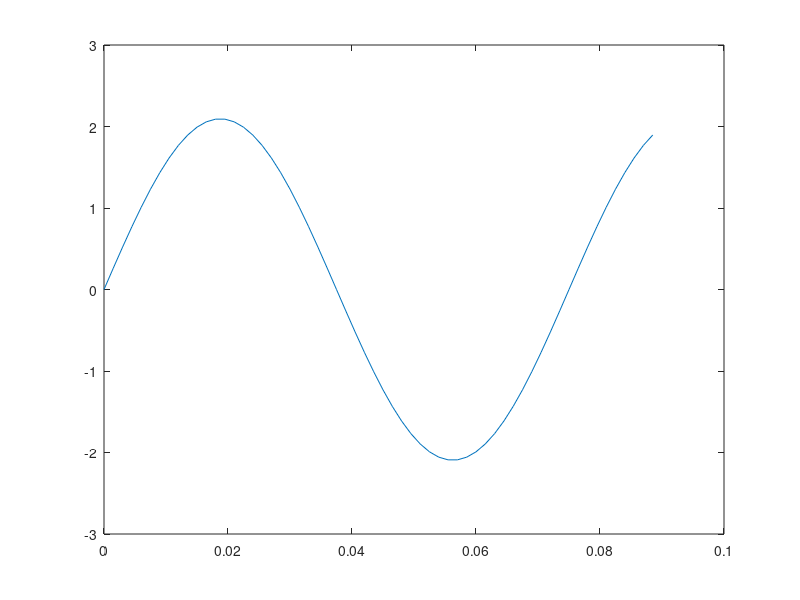

The MATLAB source for this figure:
pd_dt = 0.15; n = 100;

d = [1;1;1];
t_total = linspace(0,pd_dt,n+1); % cut one time period in N segments
t = t_total(1:60); % Only use the first 6 segments (6 moving phase + 4 stop phase)

wz = 4*pi/pd_dt; % angular frequency for trig function in z direction
Az = wz*0.05/2; % amplitude
vz = Az*sin(wz*t); % function of vlocity in z direction
z = -Az/wz*cos(wz*t) + Az/wz; % function of trajection in z direction

wxy = 2*pi/pd_dt; % angular frequency for trig function in x&y direction
Ax = d(1)*wxy/2;
vx = Ax*sin(wxy*t);
x = -Ax/wxy*cos(wxy*t) + Ax/wxy;

Ay = d(2)*wxy/2;
vy = Ay*sin(wxy*t);
y = -Ay/wxy*cos(wxy*t) + Ay/wxy;

plot(t,vz)



clear; clc;
a = zeros(3,10);
b = repmat([1;1;1], [1,10])

a+b